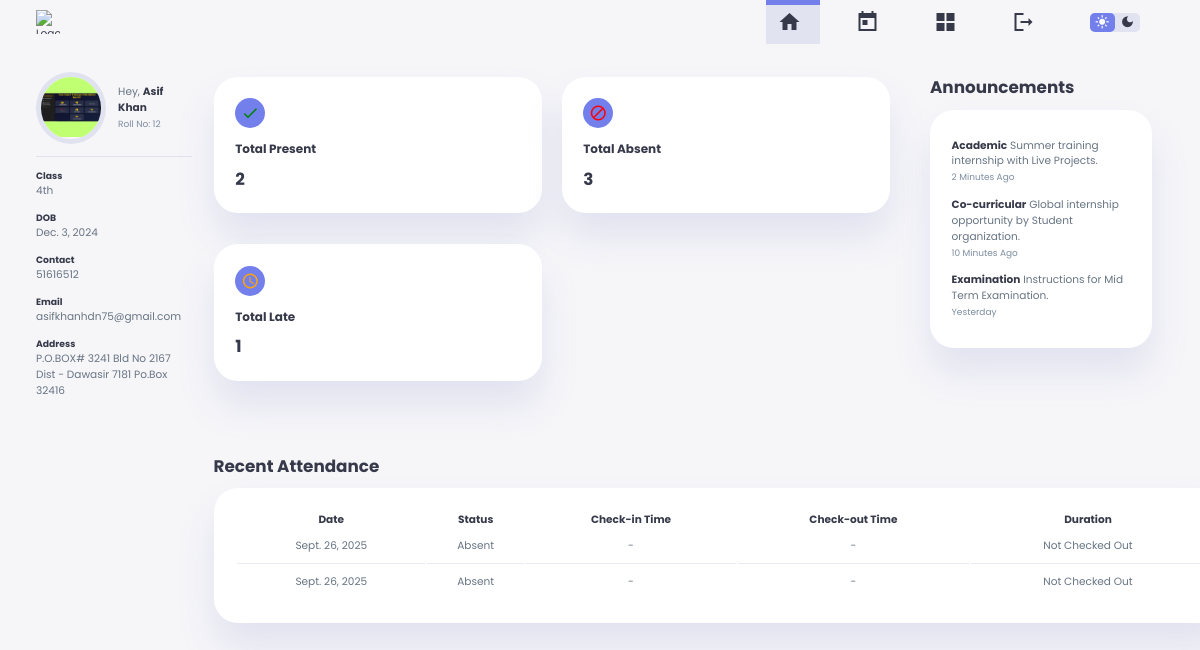
The page /student-dashboard/ (signed in) on the database its author committed.
### app1/models.py (models this page shows, shortened)
class Student(models.Model):
    user = models.OneToOneField(User, on_delete=models.CASCADE, related_name="student_profile")
    name = models.CharField(max_length=255)
    email = models.EmailField(max_length=255)
    phone_number = models.CharField(max_length=15)
    student_class = models.CharField(max_length=100)
    image = models.ImageField(upload_to='students/')
    authorized = models.BooleanField(default=False)
    roll_no = models.CharField(max_length=20)
    address = models.TextField()
    date_of_birth = models.DateField()
    joining_date = models.DateField()
    mother_name = models.CharField(max_length=255)
    father_name = models.CharField(max_length=255)

class Attendance(models.Model):
    student = models.ForeignKey(Student, on_delete=models.CASCADE)
    date = models.DateField()
    check_in_time = models.DateTimeField(null=True, blank=True)
    check_out_time = models.DateTimeField(null=True, blank=True)
    status = models.CharField(max_length=20, choices=[('Present', 'Present'), ('Absent', 'Absent')], default='Absent')
    is_late = models.BooleanField(default=False)
    email_sent = models.BooleanField(default=False)

### app1/views.py (the view)
# urls.py: path('student-dashboard/', views.student_dashboard, name='student_dashboard'),
@login_required
def student_dashboard(request):
    try:
        student = Student.objects.get(user=request.user)
    except Student.DoesNotExist:
        messages.error(request, "Student record does not exist for this user.")
        return redirect('admin_dashboard')  # Redirect to home or profile creation page if student does not exist
    total_late_count = Attendance.objects.filter(student=student, is_late=True).count()
    total_present = Attendance.objects.filter(student=student, status='Present').count()
    total_absent = Attendance.objects.filter(student=student, status='Absent').count()
    attendance_records = student.attendance_set.all().order_by('-date')[:2]
    fee = Fee.objects.filter(student=student, paid=False).first()  # Get the unpaid fee record (if any)
    fee_payment_records = FeePayment.objects.filter(fee=fee) if fee else []
    context = {
        'student': student,
        'total_present': total_present,
        'total_absent': total_absent,
        'attendance_records': attendance_records,
        'fee': fee,
        'fee_payment_records': fee_payment_records,
        'total_late_count': total_late_count,
    }
    return render(request, 'student/student-dashboard.html', context)

### templates/student/student-dashboard.html (shortened to what this page needs)
{% load static %}
<!DOCTYPE html>
<html lang="en">
<head>
    <link rel="stylesheet" href="{% static 'style.css' %}">
</head>
<body>
    <header>
        <div class="logo" title="University Management System">
            <img src="https://apycoder.com/wp-content/uploads/2024/02/WhatsApp-Image-2024-02-10-at-2.31.50-PM-1.jpeg" alt="Logo">
        </div>
        <div class="navbar">
            <a href="{% url 'student_dashboard' %}" class="active">
                <span class="material-icons-sharp">home</span>
            </a>
            <a href="{%url 'student_attendance'%}" onclick="timeTableAll()">
                <span class="material-icons-sharp">today</span>
            </a>
            <a href="{% url 'student_fee_detail' %}">
                <span class="material-icons-sharp">grid_view</span>
            </a>
            <a href="{% url 'logout' %}">
                <span class="material-icons-sharp">logout</span>
            </a>
        </div>
        <div class="theme-toggler">
            <span class="material-icons-sharp active">light_mode</span>
            <span class="material-icons-sharp">dark_mode</span>
        </div>
    </header>
    <div class="container">
        <aside>
            <div class="profile">
                <div class="top">
                    <div class="profile-photo">
                        {% if student.image %}
                            <img src="{{ student.image.url }}" alt="Profile Photo">
                        {% else %}
                            <img src="{% static 'images/default_profile.jpg' %}" alt="Default Profile Photo">
                        {% endif %}
                    </div>
                    <div class="info">
                        <p>Hey, <b>{{ student.name }}</b></p>
                        <small class="text-muted">Roll No: {{ student.roll_no }}</small>
                    </div>
                </div>
                <div class="about">
                    <h5>Class</h5>
                    <p>{{ student.student_class }}</p>
                    <h5>DOB</h5>
                    <p>{{ student.date_of_birth }}</p>
                    <h5>Contact</h5>
                    <p>{{ student.phone_number }}</p>
                    <h5>Email</h5>
                    <p>{{ student.email }}</p>
                    <h5>Address</h5>
                    <p>{{ student.address }}</p>
                </div>
            </div>
        </aside>
        <main>
            <div class="subjects">
                <div class="attendance-summary">
                    <span class="material-icons-sharp" style="color: green;">done</span>
                    <h3>Total Present</h3>
                    <h2>{{ total_present }}</h2>
                </div>
                <div class="attendance-summary">
                    <span class="material-icons-sharp" style="color: red;">block</span>
                    <h3>Total Absent</h3>
                    <h2>{{ total_absent }}</h2>
                </div>
                <div class="attendance-summary">
                    <span class="material-icons-sharp" style="color: orange;">schedule</span>
                    <h3>Total Late</h3>
                    <h2>{{ total_late_count }}</h2>
                </div>
            </div>
<div class="timetable" id="timetable">
    <div>
        <h2>Recent Attendance</h2>
    </div>
    <table>
        <thead>
            <tr>
                <th>Date</th>
                <th>Status</th>
                <th>Check-in Time</th>
                <th>Check-out Time</th>
                <th>Duration</th>
            </tr>
        </thead>
        <tbody>
            {% for record in attendance_records %}
            <tr>
                <td>{{ record.date }}</td>
                <td>{{ record.status }}</td>
                <td>
                    {% if record.check_in_time %}
                        {{ record.check_in_time|date:"h:i:s A" }}
                    {% else %}
                        -
                    {% endif %}
                </td>
                <td>
                    {% if record.check_out_time %}
                        {{ record.check_out_time|date:"h:i:s A" }}
                    {% else %}
                        -
                    {% endif %}
                </td>
                <td>
                    {% if record.check_in_time and record.check_out_time %}
                        {{ record.calculate_duration }}
                    {% else %}
                        Not Checked Out
                    {% endif %}
                </td>
            </tr>
            {% empty %}
            <tr>
                <td colspan="5">No attendance records found.</td>
            </tr>
            {% endfor %}
        </tbody>
    </table>
</div>
        </main>
        <div class="right">
            <div class="announcements">
                <h2>Announcements</h2>
                <div class="updates">
                    <div class="message">
                        <p><b>Academic</b> Summer training internship with Live Projects.</p>
                        <small class="text-muted">2 Minutes Ago</small>
                    </div>
                    <div class="message">
                        <p><b>Co-curricular</b> Global internship opportunity by Student organization.</p>
                        <small class="text-muted">10 Minutes Ago</small>
                    </div>
                    <div class="message">
                        <p><b>Examination</b> Instructions for Mid Term Examination.</p>
                        <small class="text-muted">Yesterday</small>
                    </div>
                </div>
            </div>
        </div>
    </div>
</body>
</html>

### rows shown on the page
Student: image (picture), name "Asif Khan", roll_no "12", student_class "4th", date_of_birth "Dec. 3, 2024", phone_number "51616512", email "asifkhanhdn75@gmail.com", address "P.O.BOX# 3241 Bld No 2167 Dist - Dawasir 7181 Po.Box 32416"
Attendance: date "Sept. 26, 2025", status "Absent", shows "Not Checked Out"
Attendance: date "Sept. 26, 2025", status "Absent", shows "Not Checked Out"

### other values the page prints
{{ total_present }} "2"
{{ total_absent }} "3"
{{ total_late_count }} "1"
